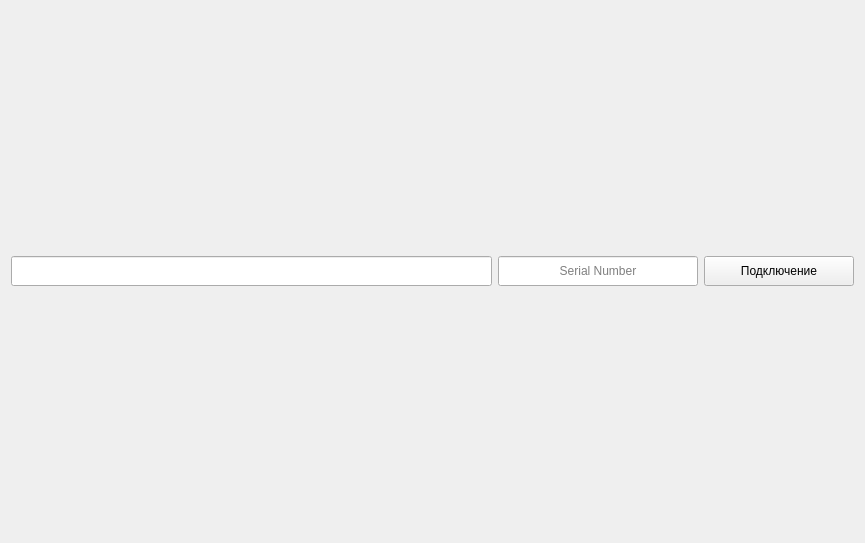
<?xml version="1.0" encoding="UTF-8"?>
<ui version="4.0">
 <class>Form</class>
 <widget class="QWidget" name="Form">
  <property name="geometry">
   <rect>
    <x>0</x>
    <y>0</y>
    <width>865</width>
    <height>543</height>
   </rect>
  </property>
  <property name="sizePolicy">
   <sizepolicy hsizetype="Preferred" vsizetype="Preferred">
    <horstretch>0</horstretch>
    <verstretch>30</verstretch>
   </sizepolicy>
  </property>
  <property name="windowTitle">
   <string>Dialog</string>
  </property>
  <layout class="QGridLayout" name="gridLayout_2" rowstretch="1,0">
   <item row="0" column="0">
    <layout class="QGridLayout" name="mainGridLayout"/>
   </item>
   <item row="1" column="0">
    <layout class="QGridLayout" name="coreGLayout" rowstretch="0">
     <item row="0" column="0">
      <widget class="QLineEdit" name="status_line_edit">
       <property name="minimumSize">
        <size>
         <width>0</width>
         <height>30</height>
        </size>
       </property>
      </widget>
     </item>
     <item row="0" column="1">
      <widget class="QLineEdit" name="serial_num_line_edit">
       <property name="minimumSize">
        <size>
         <width>150</width>
         <height>30</height>
        </size>
       </property>
       <property name="maximumSize">
        <size>
         <width>200</width>
         <height>16777215</height>
        </size>
       </property>
       <property name="alignment">
        <set>Qt::AlignCenter</set>
       </property>
       <property name="placeholderText">
        <string>Serial Number</string>
       </property>
      </widget>
     </item>
     <item row="0" column="2">
      <widget class="QPushButton" name="connection_button">
       <property name="minimumSize">
        <size>
         <width>150</width>
         <height>30</height>
        </size>
       </property>
       <property name="text">
        <string>Подключение</string>
       </property>
      </widget>
     </item>
    </layout>
   </item>
  </layout>
 </widget>
 <resources/>
 <connections/>
</ui>
